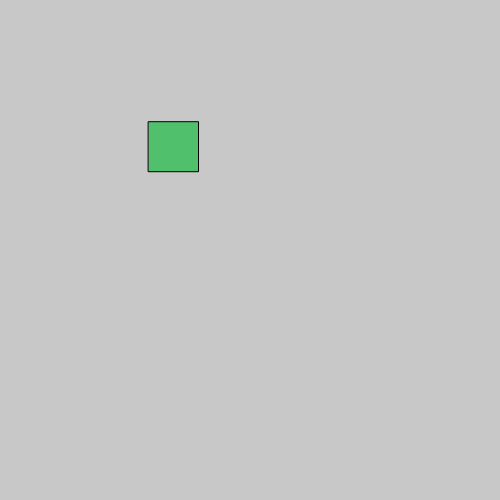
Frame 1 (no input)
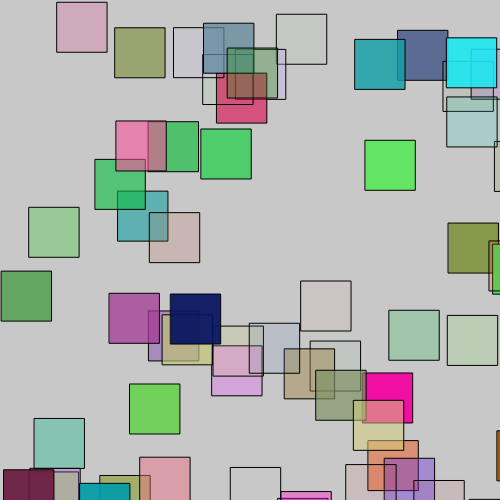
Frame 60 (no input)
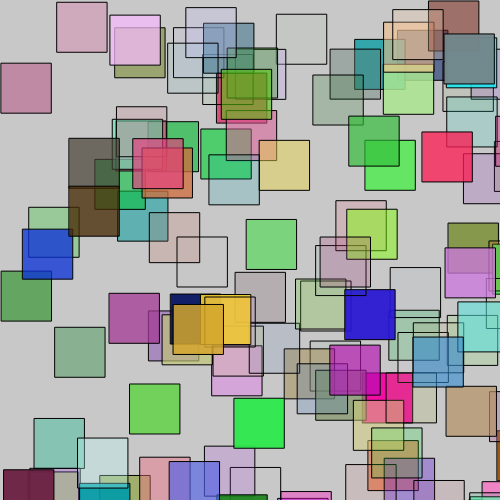
Frame 120 (the mouse pressed at the canvas centre since frame 60)

The p5.js sketch that drew these frames (run headless with seeded random() and noise() and a simulated clock; from frame 60 on, the mouse is pressed at the canvas centre):

// p5.js sketch
// ── sketch.js

let colorcito;

function setup(){
  createCanvas(500,500); // 400px x 800px
  //background(200);
    background(200);

  colorcito = random(1,255)

}

function draw(){
  fill(random(255), random(255),random(255),random(255))
  rect(random(500),random(500),50)
  //console.log(random(1,10)) // -> 1 a 9..
}
